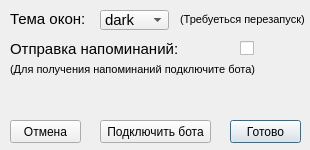
<?xml version="1.0" encoding="UTF-8"?>
<ui version="4.0">
 <class>Dialog</class>
 <widget class="QDialog" name="Dialog">
  <property name="geometry">
   <rect>
    <x>0</x>
    <y>0</y>
    <width>310</width>
    <height>150</height>
   </rect>
  </property>
  <property name="minimumSize">
   <size>
    <width>310</width>
    <height>150</height>
   </size>
  </property>
  <property name="maximumSize">
   <size>
    <width>310</width>
    <height>150</height>
   </size>
  </property>
  <property name="windowTitle">
   <string>Dialog</string>
  </property>
  <widget class="QLabel" name="label_theme">
   <property name="geometry">
    <rect>
     <x>10</x>
     <y>10</y>
     <width>81</width>
     <height>16</height>
    </rect>
   </property>
   <property name="font">
    <font>
     <pointsize>11</pointsize>
    </font>
   </property>
   <property name="text">
    <string>Тема окон:</string>
   </property>
   <property name="alignment">
    <set>Qt::AlignLeading|Qt::AlignLeft|Qt::AlignTop</set>
   </property>
  </widget>
  <widget class="QComboBox" name="comboBox_theme">
   <property name="geometry">
    <rect>
     <x>100</x>
     <y>10</y>
     <width>69</width>
     <height>20</height>
    </rect>
   </property>
   <property name="font">
    <font>
     <pointsize>11</pointsize>
    </font>
   </property>
   <item>
    <property name="text">
     <string>dark</string>
    </property>
   </item>
   <item>
    <property name="text">
     <string>light</string>
    </property>
   </item>
  </widget>
  <widget class="QLabel" name="label_2_theme">
   <property name="geometry">
    <rect>
     <x>180</x>
     <y>10</y>
     <width>131</width>
     <height>16</height>
    </rect>
   </property>
   <property name="font">
    <font>
     <pointsize>8</pointsize>
    </font>
   </property>
   <property name="text">
    <string>(Требуеться перезапуск)</string>
   </property>
   <property name="alignment">
    <set>Qt::AlignBottom|Qt::AlignLeading|Qt::AlignLeft</set>
   </property>
  </widget>
  <widget class="QPushButton" name="btn_ok">
   <property name="geometry">
    <rect>
     <x>230</x>
     <y>120</y>
     <width>71</width>
     <height>23</height>
    </rect>
   </property>
   <property name="text">
    <string>Готово</string>
   </property>
  </widget>
  <widget class="QPushButton" name="btn_cancel">
   <property name="geometry">
    <rect>
     <x>10</x>
     <y>120</y>
     <width>71</width>
     <height>23</height>
    </rect>
   </property>
   <property name="styleSheet">
    <string notr="true"/>
   </property>
   <property name="text">
    <string>Отмена</string>
   </property>
  </widget>
  <widget class="QPushButton" name="btn_connect_bot">
   <property name="geometry">
    <rect>
     <x>100</x>
     <y>120</y>
     <width>111</width>
     <height>23</height>
    </rect>
   </property>
   <property name="text">
    <string>Подключить бота</string>
   </property>
  </widget>
  <widget class="QLabel" name="label_send">
   <property name="geometry">
    <rect>
     <x>10</x>
     <y>40</y>
     <width>171</width>
     <height>21</height>
    </rect>
   </property>
   <property name="font">
    <font>
     <pointsize>11</pointsize>
    </font>
   </property>
   <property name="text">
    <string>Отправка напоминаний:</string>
   </property>
   <property name="alignment">
    <set>Qt::AlignLeading|Qt::AlignLeft|Qt::AlignTop</set>
   </property>
  </widget>
  <widget class="QCheckBox" name="checkBox_send">
   <property name="geometry">
    <rect>
     <x>240</x>
     <y>40</y>
     <width>16</width>
     <height>17</height>
    </rect>
   </property>
   <property name="text">
    <string/>
   </property>
  </widget>
  <widget class="QLabel" name="label_send_2">
   <property name="geometry">
    <rect>
     <x>10</x>
     <y>60</y>
     <width>251</width>
     <height>16</height>
    </rect>
   </property>
   <property name="font">
    <font>
     <pointsize>8</pointsize>
    </font>
   </property>
   <property name="text">
    <string>(Для получения напоминаний подключите бота)</string>
   </property>
   <property name="alignment">
    <set>Qt::AlignBottom|Qt::AlignLeading|Qt::AlignLeft</set>
   </property>
  </widget>
 </widget>
 <resources/>
 <connections/>
</ui>
